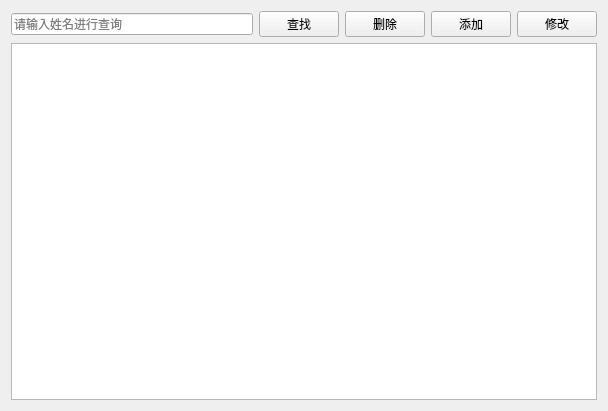
<?xml version="1.0" encoding="UTF-8"?>
<ui version="4.0">
 <class>PatientView</class>
 <widget class="QWidget" name="PatientView">
  <property name="geometry">
   <rect>
    <x>0</x>
    <y>0</y>
    <width>608</width>
    <height>411</height>
   </rect>
  </property>
  <property name="windowTitle">
   <string>Form</string>
  </property>
  <layout class="QVBoxLayout" name="verticalLayout_2">
   <item>
    <layout class="QVBoxLayout" name="verticalLayout">
     <item>
      <layout class="QHBoxLayout" name="horizontalLayout_3">
       <item>
        <widget class="QLineEdit" name="txtSearch_2">
         <property name="placeholderText">
          <string>请输入姓名进行查询</string>
         </property>
        </widget>
       </item>
       <item>
        <widget class="QPushButton" name="btSearch_2">
         <property name="text">
          <string>查找</string>
         </property>
         <property name="icon">
          <iconset resource="res.qrc">
           <normaloff>:/img/search.png</normaloff>:/img/search.png</iconset>
         </property>
        </widget>
       </item>
       <item>
        <widget class="QPushButton" name="btDelete_2">
         <property name="text">
          <string>删除</string>
         </property>
         <property name="icon">
          <iconset resource="res.qrc">
           <normaloff>:/img/del.png</normaloff>:/img/del.png</iconset>
         </property>
        </widget>
       </item>
       <item>
        <widget class="QPushButton" name="btAdd_2">
         <property name="text">
          <string>添加</string>
         </property>
         <property name="icon">
          <iconset resource="res.qrc">
           <normaloff>:/img/new.png</normaloff>:/img/new.png</iconset>
         </property>
        </widget>
       </item>
       <item>
        <widget class="QPushButton" name="btEdit_2">
         <property name="text">
          <string>修改</string>
         </property>
         <property name="icon">
          <iconset resource="res.qrc">
           <normaloff>:/img/edit.png</normaloff>:/img/edit.png</iconset>
         </property>
        </widget>
       </item>
      </layout>
     </item>
     <item>
      <widget class="QTableView" name="tableView"/>
     </item>
    </layout>
   </item>
  </layout>
 </widget>
 <resources>
  <include location="res.qrc"/>
 </resources>
 <connections/>
</ui>
